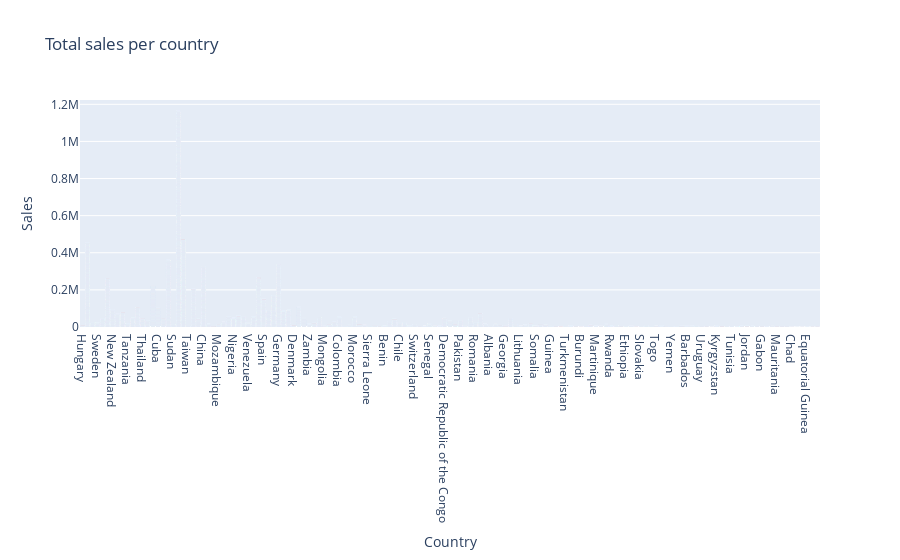

The code cell stored with this chart in its notebook:
### Code cell
fig = px.bar(sales, x='Country', y='Sales', title='  Total sales per country  ')
fig.update_traces(marker_color='red')

fig.show()

### Figure 1 — Plotly figure (JSON) as saved in the notebook; plotly's stock layout.template omitted (floating-point values rounded to 4 significant figures; data arrays with more than 128 entries replaced by an {"elided": "..."} marker saying what was removed)
{"data": [{"alignmentgroup": "True", "hovertemplate": "Country=%{x}<br>Sales=%{y}<extra></extra>", "legendgroup": "", "marker": {"color": "red", "pattern": {"shape": ""}}, "name": "", "offsetgroup": "", "orientation": "v", "showlegend": false, "textposition": "auto", "type": "bar", "x": {"elided": "51290 str values"}, "xaxis": "x", "y": {"elided": "51290 float values"}, "yaxis": "y"}], "layout": {"barmode": "relative", "legend": {"tracegroupgap": 0}, "title": {"text": "  Total sales per country  "}, "xaxis": {"anchor": "y", "domain": [0, 1], "title": {"text": "Country"}}, "yaxis": {"anchor": "x", "domain": [0, 1], "title": {"text": "Sales"}}}}
